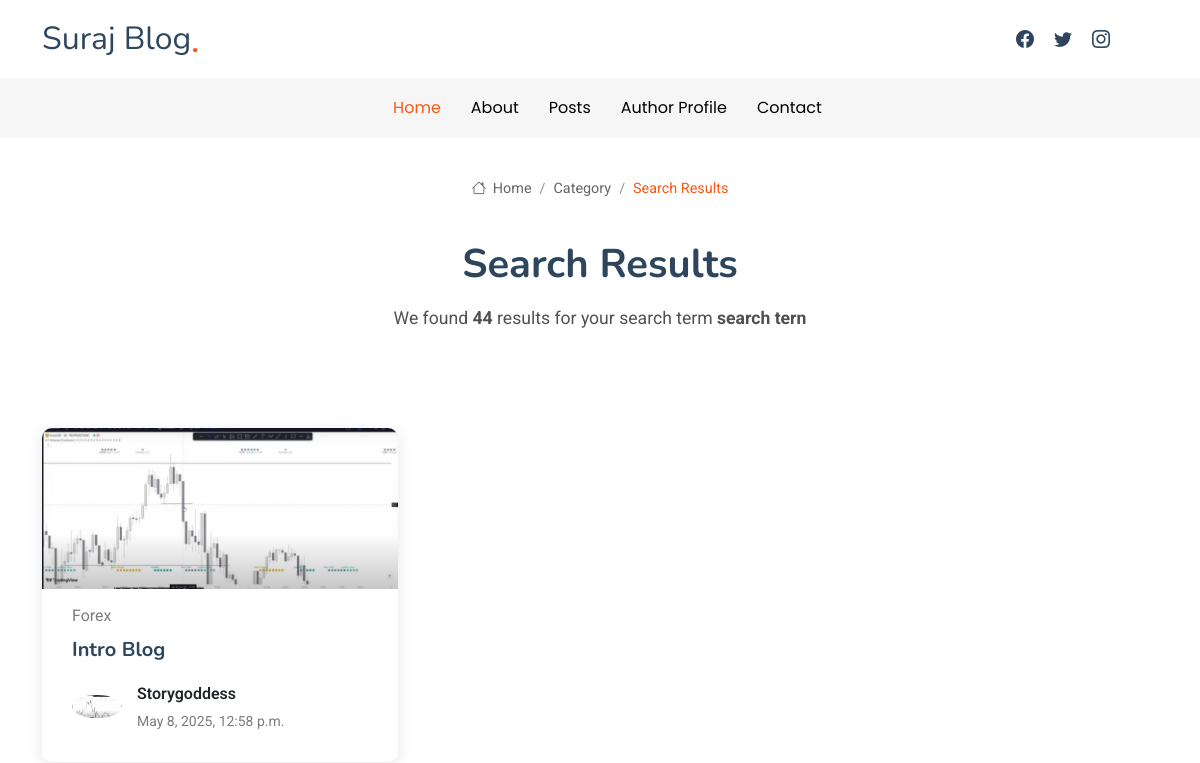
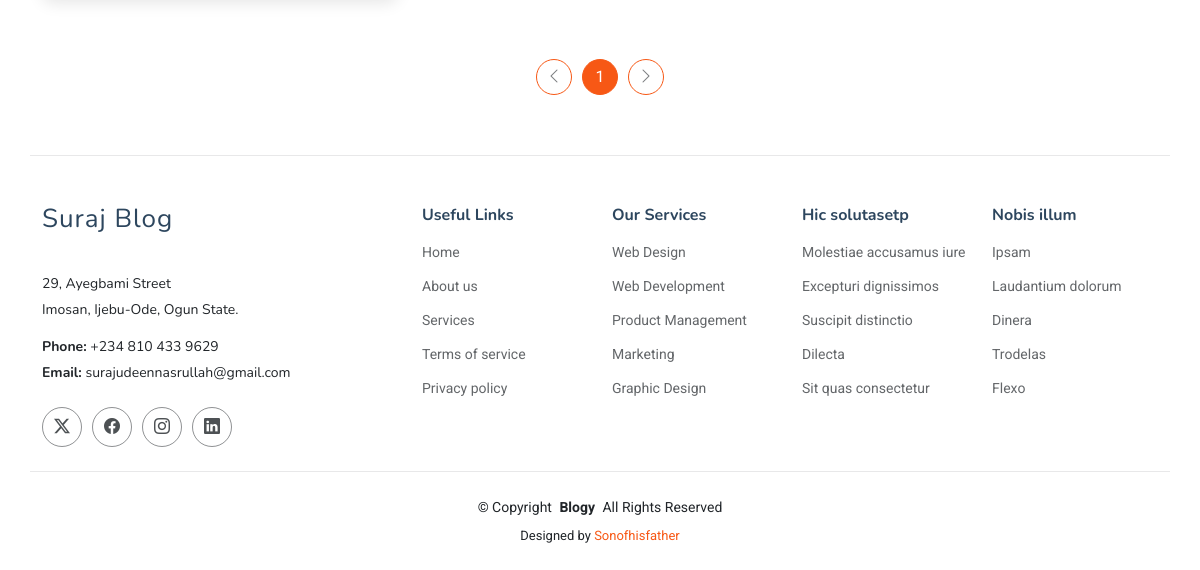
Page /search_results/ on the earlier database version (2 pictures, top to bottom).
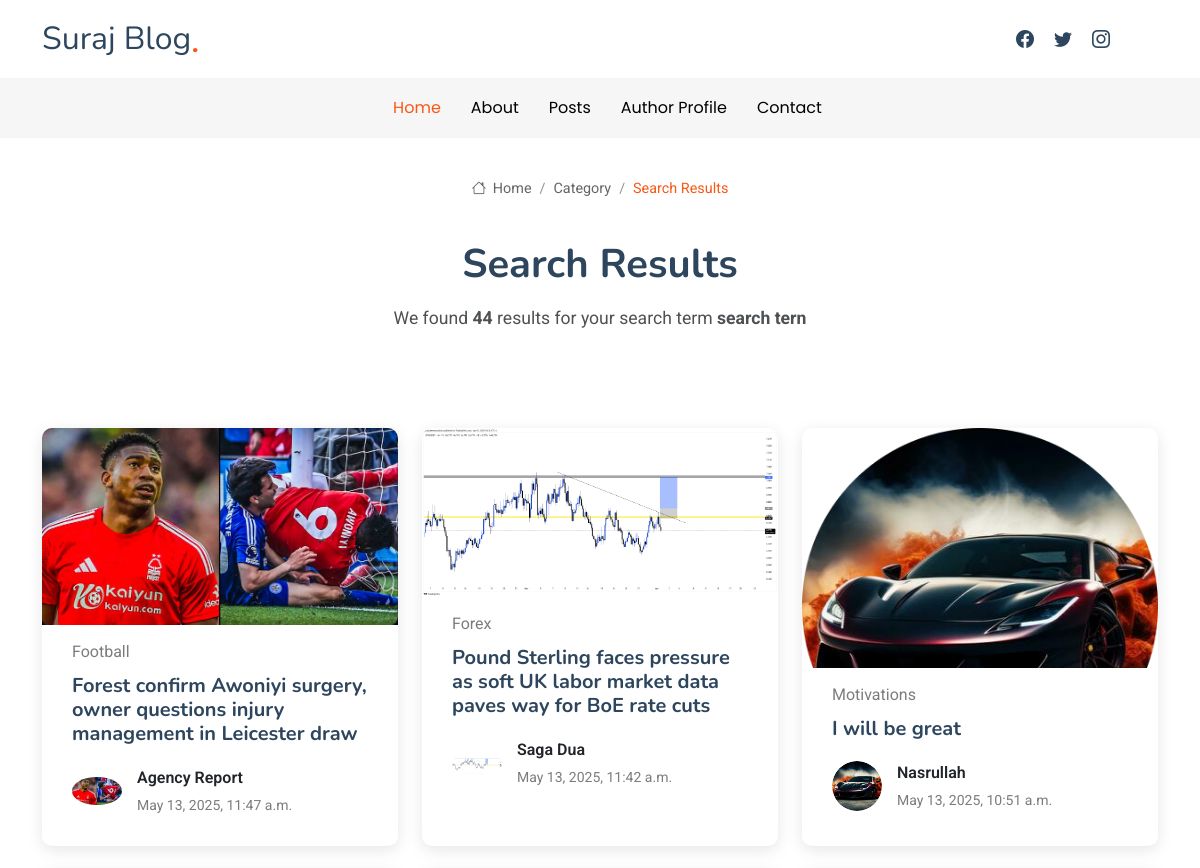
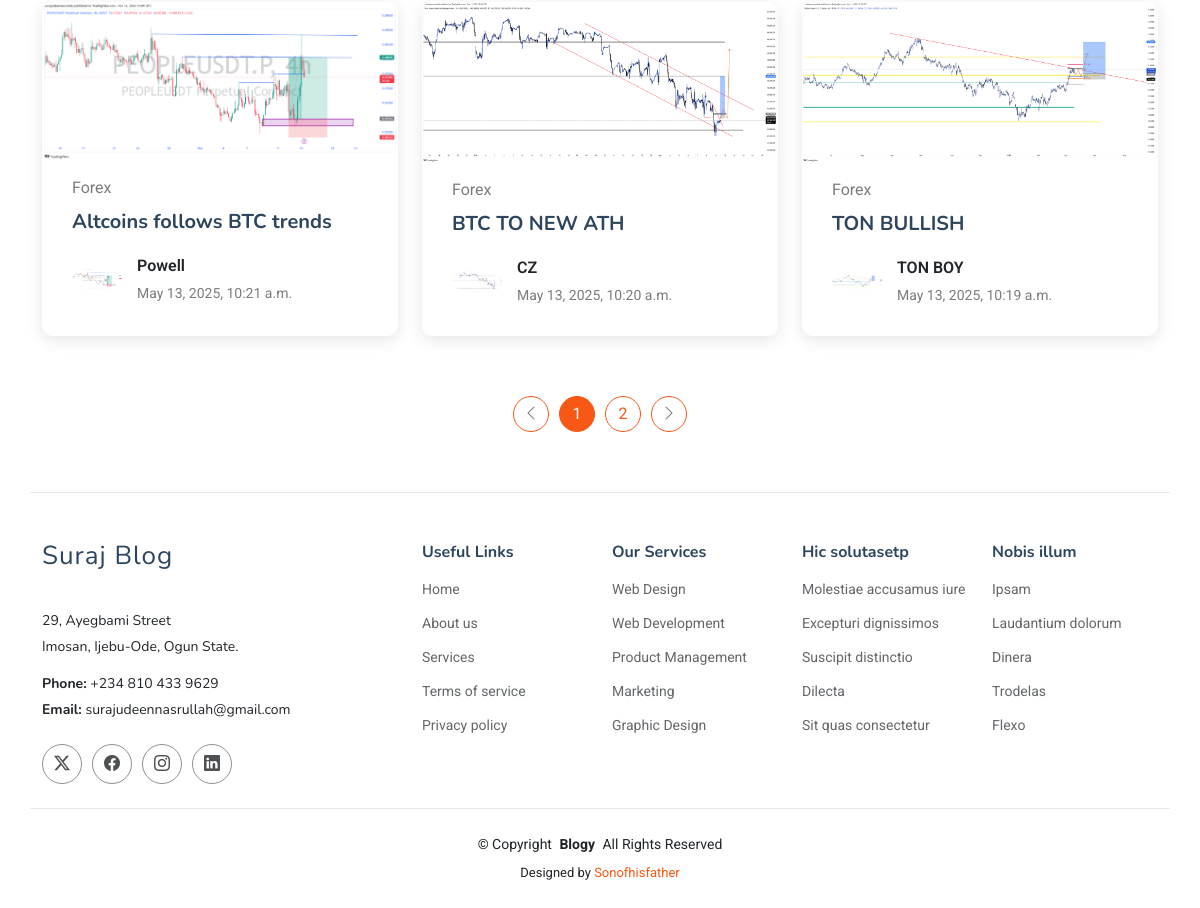
Same page on the later database version (2 pictures, top to bottom).
### Blog7/models.py (models this page shows, shortened)
class Posts(models.Model):
    author = models.CharField(max_length=100)
    title = models.CharField(max_length=200)
    content = models.TextField()
    image = models.ImageField(upload_to='posts/')
    tags = models.ManyToManyField(Tag)
    category = models.ForeignKey(Category, on_delete=models.CASCADE)
    date_posted = models.DateTimeField(auto_now_add =True)

class Category(models.Model):
    name = models.CharField(max_length=300)

### Blog7/views.py (the view)
# urls.py: path('search_results/', views.search_results, name='search_results'),
def search_results(request):
    query = request.GET.get('q')
    category_id = request.GET.get('category')
    posts = Posts.objects.all().order_by('-id')
    if category_id and query:
        posts = posts.filter(category__id=category_id).filter(tittle_icontains=query)
    paginator = Paginator(posts, 6)
    pageNumber = request.GET.get('page')
    pagObj = paginator.get_page(pageNumber)
    return render(request, 'blog/search-results.html',{
        'query': query,
        'pagObj': pagObj,
        'category_id': category_id,
    })

### Blog7/templates/blog/search-results.html (shortened to what this page needs)
{% extends "blog/base.html" %}
{% load static %}
{% block content %}
<body class="search-results-page">
  <main class="main">
    <div class="page-title">
      <div class="breadcrumbs">
        <nav aria-label="breadcrumb">
          <ol class="breadcrumb">
            <li class="breadcrumb-item"><a href="{% url "home" %}"><i class="bi bi-house"></i> Home</a></li>
            <li class="breadcrumb-item"><a href="{% url "category" %}">Category</a></li>
            <li class="breadcrumb-item active current">Search Results</li>
          </ol>
        </nav>
      </div>
      <div class="title-wrapper">
        <h1>Search Results</h1>
        <p>We found <strong>44</strong> results for your search term <strong>search tern</strong></p>
      </div>
    </div>
    <section id="search-results-posts" class="search-results-posts section">
      <div class="container" data-aos="fade-up" data-aos-delay="100">
        <div class="row gy-4">
          {% for post in pagObj %}
          <div class="col-lg-4">
            <article>
              <div class="post-img">
                {% if post.image %}
                <img src="{{post.image.url}}" alt="{{post.title}}" class="img-fluid">
                {% endif %}
              </div>
              <p class="post-category">{{post.category.name}}</p>
              <h2 class="title">
                <a href="{% url "blog_details" post.id %}">{{post.title}}</a>
              </h2>
              <div class="d-flex align-items-center">
                {% if post.image %}
                <img src="{{post.image.url}}" alt="{{post.title}}" class="img-fluid post-author-img flex-shrink-0">
                {% endif %}
                <div class="post-meta">
                  <p class="post-author">{{post.author}}</p>
                  <p class="post-date">
                    <time datetime="2022-01-01">{{post.date_posted}}</time>
                  </p>
                </div>
              </div>
            </article>
          </div>
        {% endfor %}
        </div>
      </div>
    </section>
          <section id="pagination-3" class="pagination-3 section">
            <div class="container">
              <div class="d-flex justify-content-center">
                <ul>
                  {% if pagObj.has_previous %}
                   <li><a href="?page={{ pagObj.previous_page_number }}"><i class="bi bi-chevron-left"></i></a></li>
                  {% else %}
                   <li class="disabled"><a><i class="bi bi-chevron-left"></i></a></li>
                  {% endif %}
                  {% for num in pagObj.paginator.page_range %}
                    {% if pagObj.number == num %}
                      <li><a class="active" href="?page={{ num}}">{{ num }}</a></li>
                    {% elif num > pagObj.number|add:'-3' and num < pagObj.number|add:'3' %}
                      <li><a href="?page={{ num}}">{{ num }}</a></li>
                    {% elif num == 1 or num == pagObj.paginator.num_pages %}
                      <li><a href="?page={{ num }}">{{ num }}</a></li>
                    {% elif forloop.first or forloop.last %}
                      <li>...</li>
                    {% endif %}
                  {% endfor %}
                  {% if pageObj.has_next %}
                    <li><a href="?page={{ pageObj.next_page_number }}"><i class="bi bi-chevron-right"></i></a></li>
                  {% else %}
                    <li class="disabaled"><a><i class="bi bi-chevron-right"></i></a></li>
                  {% endif %}
                </ul>
              </div>
            </div>
          </section>
  </main>
{% endblock %}

### Blog7/templates/blog/base.html (shortened to what this page needs)
{% load static %}
<!DOCTYPE html>
<html lang="en">
<head>
  <link href="{% static 'blog/vendor/bootstrap/css/bootstrap.min.css' %}" rel="stylesheet">
  <link href="{% static 'blog/vendor/bootstrap-icons/bootstrap-icons.css' %}" rel="stylesheet">
  <link href="{% static 'blog/vendor/aos/aos.css' %}" rel="stylesheet">
  <link href="{% static 'blog/vendor/swiper/swiper-bundle.min.css' %}" rel="stylesheet">
  <link href="{% static 'blog/vendor/glightbox/css/glightbox.min.css' %}" rel="stylesheet">
  <link href="{% static 'blog/css/main.css' %}" rel="stylesheet">
</head>
<body class="index-page">
  <header id="header" class="header position-relative">
    <div class="container-fluid container-xl position-relative">
      <div class="top-row d-flex align-items-center justify-content-between">
        <a href="index.html" class="logo d-flex align-items-end">
          <h1 class="sitename">Suraj Blog</h1><span>.</span>
        </a>
        <div class="d-flex align-items-center">
          <div class="social-links">
            <a href="#" class="facebook"><i class="bi bi-facebook"></i></a>
            <a href="#" class="twitter"><i class="bi bi-twitter"></i></a>
            <a href="#" class="instagram"><i class="bi bi-instagram"></i></a>
          </div>
        </div>
      </div>
    </div>
    <div class="nav-wrap">
      <div class="container d-flex justify-content-center position-relative">
        <nav id="navmenu" class="navmenu">
          <ul>
            <li><a href="{% url 'home' %}" class="active">Home</a></li>
            <li><a href="{% url 'about' %}">About</a></li>
            <li><a href="{% url 'category' %}">Posts</a></li>
            <li><a href="{% url 'author_profile'%}">Author Profile</a></li>
            <li><a href="{% url 'contact'%}">Contact</a></li>
          </ul>
        </nav>
      </div>
    </div>
  </header>
  {% block content %}
  {% endblock %}
  <footer id="footer" class="footer">
    <div class="container footer-top">
      <div class="row gy-4">
        <div class="col-lg-4 col-md-6 footer-about">
          <a href="index.html" class="logo d-flex align-items-center">
            <span class="sitename">Suraj Blog</span>
          </a>
          <div class="footer-contact pt-3">
            <p>29, Ayegbami Street</p>
            <p>Imosan, Ijebu-Ode, Ogun State.</p>
            <p class="mt-3"><strong>Phone:</strong> <span>+234 810 433 9629</span></p>
            <p><strong>Email:</strong> <span>surajudeennasrullah@gmail.com</span></p>
          </div>
          <div class="social-links d-flex mt-4">
            <a href="{% url 'https://x.com/Kaphtain07' %}"><i class="bi bi-twitter-x"></i></a>
            <a href="{% url 'https://web.facebook.com/harlexis.dejong' %}"><i class="bi bi-facebook"></i></a>
            <a href="{% url 'https://www.instagram.com/kaph_tain?igsh=c3BlbzlsY2pkY3dy&utm_source=qr' %}"><i class="bi bi-instagram"></i></a>
            <a href="{% url 'http://www.linkedin.com/in/surajudeen-nasrullah-682a78310' %}"><i class="bi bi-linkedin"></i></a>
          </div>
        </div>
        <div class="col-lg-2 col-md-3 footer-links">
          <h4>Useful Links</h4>
          <ul>
            <li><a href="{% url "home" %}">Home</a></li>
            <li><a href="{% url "about" %}">About us</a></li>
            <li><a href="#">Services</a></li>
            <li><a href="#">Terms of service</a></li>
            <li><a href="#">Privacy policy</a></li>
          </ul>
        </div>
        <div class="col-lg-2 col-md-3 footer-links">
          <h4>Our Services</h4>
          <ul>
            <li><a href="#">Web Design</a></li>
            <li><a href="#">Web Development</a></li>
            <li><a href="#">Product Management</a></li>
            <li><a href="#">Marketing</a></li>
            <li><a href="#">Graphic Design</a></li>
          </ul>
        </div>
        <div class="col-lg-2 col-md-3 footer-links">
          <h4>Hic solutasetp</h4>
          <ul>
            <li><a href="#">Molestiae accusamus iure</a></li>
            <li><a href="#">Excepturi dignissimos</a></li>
            <li><a href="#">Suscipit distinctio</a></li>
            <li><a href="#">Dilecta</a></li>
            <li><a href="#">Sit quas consectetur</a></li>
          </ul>
        </div>
        <div class="col-lg-2 col-md-3 footer-links">
          <h4>Nobis illum</h4>
          <ul>
            <li><a href="#">Ipsam</a></li>
            <li><a href="#">Laudantium dolorum</a></li>
            <li><a href="#">Dinera</a></li>
            <li><a href="#">Trodelas</a></li>
            <li><a href="#">Flexo</a></li>
          </ul>
        </div>
      </div>
    </div>
    <div class="container copyright text-center mt-4">
      <p>© <span>Copyright</span> <strong class="px-1 sitename">Blogy</strong> <span>All Rights Reserved</span></p>
      <div class="credits">
        Designed by <a href="">Sonofhisfather</a>
      </div>
    </div>
  </footer>
</body>
</html>

Differences in the rows shown:
removed Posts: image (picture), category.name "Forex", title "Intro Blog", author "Storygoddess", date_posted "May 8, 2025, 12:58 p.m."
added Posts: image (picture), category.name "Football", title "Forest confirm Awoniyi surgery, owner questions injury management in Leicester draw", author "Agency Report", date_posted "May 13, 2025, 11:47 a.m."
added Posts: image (picture), category.name "Forex", title "Pound Sterling faces pressure as soft UK labor market data paves way for BoE rate cuts", author "Saga Dua", date_posted "May 13, 2025, 11:42 a.m."
added Posts: image (picture), category.name "Motivations", title "I will be great", author "Nasrullah", date_posted "May 13, 2025, 10:51 a.m."
added Posts: image (picture), category.name "Forex", title "Altcoins follows BTC trends", author "Powell", date_posted "May 13, 2025, 10:21 a.m."
added Posts: image (picture), category.name "Forex", title "BTC TO NEW ATH", author "CZ", date_posted "May 13, 2025, 10:20 a.m."
added Posts: image (picture), category.name "Forex", title "TON BULLISH", author "TON BOY", date_posted "May 13, 2025, 10:19 a.m."
Other differences:
new list line: "2"
